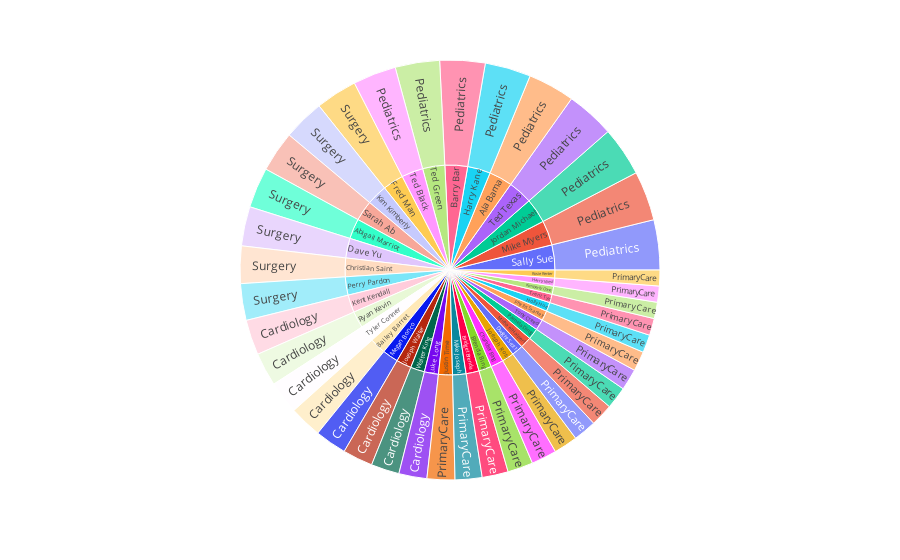

Notebook code cell kept with this figure:
### Markdown cell above
# Q8 Using Sunburst chart display the providers name by their provider speciality,considering their experience

### Code cell
providers['ProviderDateOnStaff']=pd.to_datetime(providers['ProviderDateOnStaff'],format='%m/%d/%Y')
providers['Experience']=pd.to_datetime('today')-providers['ProviderDateOnStaff']  
fig=px.sunburst(providers,path=['ProviderName','ProviderSpecialty'],values='Experience')
fig.show()

### Figure 1 — Plotly figure (JSON) as saved in the notebook; plotly's stock layout.template omitted (floating-point values rounded to 4 significant figures)
{"data": [{"branchvalues": "total", "domain": {"x": [0, 1], "y": [0, 1]}, "hovertemplate": "labels=%{label}<br>Experience=%{value}<br>parent=%{parent}<br>id=%{id}<extra></extra>", "ids": ["Bailey Barret/Cardiology", "Joesph Walter/Cardiology", "Kent Kendall/Cardiology", "Luke Long/Cardiology", "Megan Bonco/Cardiology", "Ryan Kevin/Cardiology", "Tyler Conner/Cardiology", "Walter King/Cardiology", "Ala Bama/Pediatrics", "Barry Bar/Pediatrics", "Harry Kane/Pediatrics", "Jordan Michael/Pediatrics", "Mike Myers/Pediatrics", "Sally Sue/Pediatrics", "Ted Black/Pediatrics", "Ted Green/Pediatrics", "Ted Texas/Pediatrics", "Brenda Bing/PrimaryCare", "Bridget Brenda/PrimaryCare", "Chandler Bing/PrimaryCare", "Dwight Scott/PrimaryCare", "Harry West/PrimaryCare", "Holly Hue/PrimaryCare", "Joesph Ross/PrimaryCare", "Justin Time/PrimaryCare", "Kimberly Cone/PrimaryCare", "Michael Halpert/PrimaryCare", "Mike Joseph/PrimaryCare", "Pamela Ding/PrimaryCare", "Phyllis Stanley/PrimaryCare", "Rosie Renter/PrimaryCare", "Tony Creed/PrimaryCare", "Trent Tye/PrimaryCare", "Abigail Marriot/Surgery", "Christian Saint/Surgery", "Dave Yu/Surgery", "Fred Man/Surgery", "Kim Kimberly/Surgery", "Perry Pardon/Surgery", "Sarah Ab/Surgery", "Abigail Marriot", "Ala Bama", "Bailey Barret", "Barry Bar", "Brenda Bing", "Bridget Brenda", "Chandler Bing", "Christian Saint", "Dave Yu", "Dwight Scott", "Fred Man", "Harry Kane", "Harry West", "Holly Hue", "Joesph Ross", "Joesph Walter", "Jordan Michael", "Justin Time", "Kent Kendall", "Kim Kimberly", "Kimberly Cone", "Luke Long", "Megan Bonco", "Michael Halpert", "Mike Joseph", "Mike Myers", "Pamela Ding", "Perry Pardon", "Phyllis Stanley", "Rosie Renter", "Ryan Kevin", "Sally Sue", "Sarah Ab", "Ted Black", "Ted Green", "Ted Texas", "Tony Creed", "Trent Tye", "Tyler Conner", "Walter King"], "labels": ["Cardiology", "Cardiology", "Cardiology", "Cardiology", "Cardiology", "Cardiology", "Cardiology", "Cardiology", "Pediatrics", "Pediatrics", "Pediatrics", "Pediatrics", "Pediatrics", "Pediatrics", "Pediatrics", "Pediatrics", "Pediatrics", "PrimaryCare", "PrimaryCare", "PrimaryCare", "PrimaryCare", "PrimaryCare", "PrimaryCare", "PrimaryCare", "PrimaryCare", "PrimaryCare", "PrimaryCare", "PrimaryCare", "PrimaryCare", "PrimaryCare", "PrimaryCare", "PrimaryCare", "PrimaryCare", "Surgery", "Surgery", "Surgery", "Surgery", "Surgery", "Surgery", "Surgery", "Abigail Marriot", "Ala Bama", "Bailey Barret", "Barry Bar", "Brenda Bing", "Bridget Brenda", "Chandler Bing", "Christian Saint", "Dave Yu", "Dwight Scott", "Fred Man", "Harry Kane", "Harry West", "Holly Hue", "Joesph Ross", "Joesph Walter", "Jordan Michael", "Justin Time", "Kent Kendall", "Kim Kimberly", "Kimberly Cone", "Luke Long", "Megan Bonco", "Michael Halpert", "Mike Joseph", "Mike Myers", "Pamela Ding", "Perry Pardon", "Phyllis Stanley", "Rosie Renter", "Ryan Kevin", "Sally Sue", "Sarah Ab", "Ted Black", "Ted Green", "Ted Texas", "Tony Creed", "Trent Tye", "Tyler Conner", "Walter King"], "name": "", "parents": ["Bailey Barret", "Joesph Walter", "Kent Kendall", "Luke Long", "Megan Bonco", "Ryan Kevin", "Tyler Conner", "Walter King", "Ala Bama", "Barry Bar", "Harry Kane", "Jordan Michael", "Mike Myers", "Sally Sue", "Ted Black", "Ted Green", "Ted Texas", "Brenda Bing", "Bridget Brenda", "Chandler Bing", "Dwight Scott", "Harry West", "Holly Hue", "Joesph Ross", "Justin Time", "Kimberly Cone", "Michael Halpert", "Mike Joseph", "Pamela Ding", "Phyllis Stanley", "Rosie Renter", "Tony Creed", "Trent Tye", "Abigail Marriot", "Christian Saint", "Dave Yu", "Fred Man", "Kim Kimberly", "Perry Pardon", "Sarah Ab", "", "", "", "", "", "", "", "", "", "", "", "", "", "", "", "", "", "", "", "", "", "", "", "", "", "", "", "", "", "", "", "", "", "", "", "", "", "", "", ""], "type": "sunburst", "values": [620380941850892000, 574259247908892000, 672756579110892000, 535593095267892000, 604723541483892000, 639197497251892000, 624057991619892000, 539574973959892000, 892070064191892000, 864794253270892000, 875477948719892000, 940818985342892000, 945475674334892000, 955930092029892000, 825350821818892000, 848339599490892000, 925094059730892000, 486351256237892000, 498593665886892000, 484705081587892000, 441694347442892000, 308015168878892000, 341255570008892000, 455608899046892000, 530911295191892000, 312490252669892000, 429926010588892000, 514366890944892000, 423778102374892000, 377164928807892000, 302875216445892000, 409312605227892000, 323771750892892000, 771248546324892000, 714441331703892000, 751362554593892000, 791677253235892000, 786964842561892000, 699711534167892000, 778358731267892000, 771248546324892000, 892070064191892000, 620380941850892000, 864794253270892000, 486351256237892000, 498593665886892000, 484705081587892000, 714441331703892000, 751362554593892000, 441694347442892000, 791677253235892000, 875477948719892000, 308015168878892000, 341255570008892000, 455608899046892000, 574259247908892000, 940818985342892000, 530911295191892000, 672756579110892000, 786964842561892000, 312490252669892000, 535593095267892000, 604723541483892000, 429926010588892000, 514366890944892000, 945475674334892000, 423778102374892000, 699711534167892000, 377164928807892000, 302875216445892000, 639197497251892000, 955930092029892000, 778358731267892000, 825350821818892000, 848339599490892000, 925094059730892000, 409312605227892000, 323771750892892000, 624057991619892000, 539574973959892000]}], "layout": {"legend": {"tracegroupgap": 0}, "margin": {"t": 60}}}
